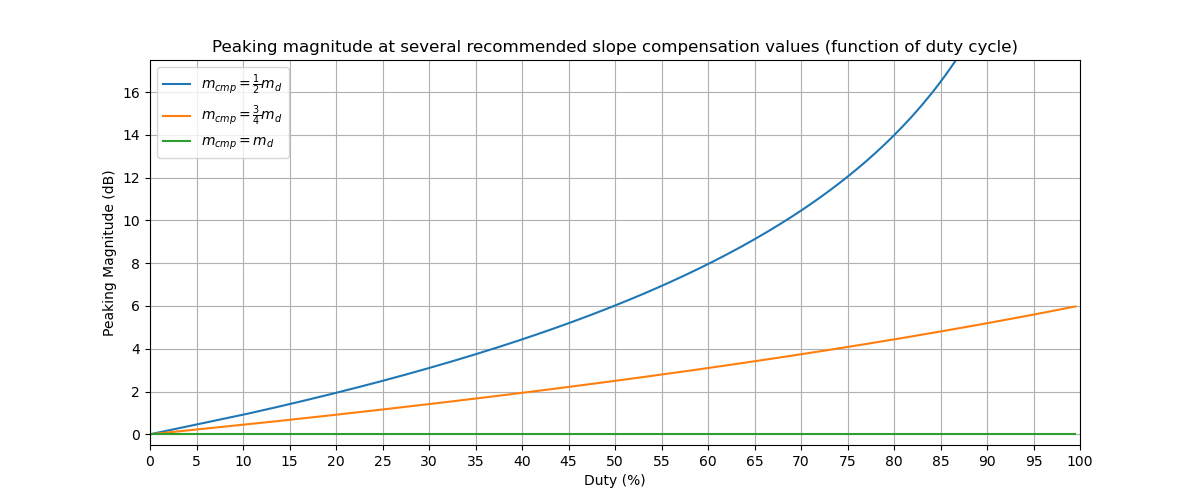

Source code (Python):
import numpy as np
import matplotlib.pyplot as plt

kHz=1000.0
uH=1.0e-6

Fs = 100*kHz
Ts = 1.0/Fs
Tus = np.array(1e6*Ts)

def get_freqz(Fmax=100.0*kHz, Fmin=10.0, ptsPerDec=100.0):
    fstart = np.log10(Fmin)
    fstop = np.log10(Fmax)
    ndec = fstop/fstart
    num = int(ndec*ptsPerDec + 0.5)
    Frq = np.logspace(start=fstart, stop=fstop, num=num, endpoint=True, base=10.0)
    z1 = np.exp(-1j*2.0*np.pi*Frq/Fmax)
    
    return Frq, z1
   
def get_mcmpD(Fsw=100.0*kHz, Vout=12.5, Lm=18.0*uH, Nps=10.0/7.3, duty=0.5, gpeak=2.0, mdr=0.5):
    
    g = gpeak
    md = (Nps**2.0)*Vout/Lm
    dp = 1.0 - duty
    mcmp_const = md*mdr
    # Algebraic steps to combine to a single expression
    #mcmp = md*(1+g)/(2*g*duty) - md*dp/duty
    #mcmp = md*(1+g)/(2*g*duty) - md*(1-duty)/duty
    #mcmp = (md*(1+g) - md*2*g*(1-duty))/(2*g*duty)
    #mcmp = md*((1+g) - 2*g*(1-duty))/(2*g*duty)
    #mcmp = md*(1+g - 2*g + 2*g*duty)/(2*g*duty)
    mcmp = md*(1+ g*(2*duty - 1))/(2*g*duty)
    mcmp = md*(1/(2*duty))*(1-g)/g + md
    mcmp = (1/duty)*md*(1-g)/(2*g) + md
    mcmp_ = 0.0
    Hmag = 1.0/(2.0*(- 1.0)*duty + 1.0) 
    Hx = 1.0/(2.0*(- 1.0)*duty + 1.0) 
    Hy = 1.0/(2.0*(mcmp_const/md - 1.0)*duty + 1.0) 
    if duty >= (g-1)/(2*g):
        mcmp_ = (md/Fsw)*(np.log(duty)*(1-g)/(2*g) + duty + (1-g)/(2*g) + np.log((g-1)/(2*g))*(g-1)/(2*g) )
        #Hmag = 20.0*np.log10( 1.0/(2.0*(mcmp_const/md - 1.0)*duty + 1.0) )
        Hmag = 1.0/(2.0*(mcmp_const/md - 1.0)*duty + 1.0) 
        Hx = 1.0/(2.0*(mcmp/md - 1.0)*duty + 1.0) 
    
    return duty, mcmp, mcmp_, Hmag, Hx, Hy

def get_mcmp(Fsw=100.0*kHz, Vin= 48.0, Vout=12.5, Lm=18.0*uH, Nps=10.0/7.3, gpeak=2.0):
    mc = Vin/Lm
    md = (Nps**2.0)*Vout/Lm
    
    mcmp = (1.0 + gpeak)*(mc+md)/(2.0*gpeak) - mc
    D = md/(mc + md)

    return D, mcmp

def dBV(v):
    return 20.0*np.log10(v)

Vs = []
D = []
Dx = []
mcmp = []
mcmpx = []
acmp = []
acmp_ = []
Hm = []
Hx = []
H0p5 = []
H0p75 = []
H1p0 = []
gpk = 2.0
nps = 10.0/7.3
lm = 18.0*uH
vo = 12.5
fsw = 100.0*kHz
ac = 0.0
dstart = 0.0

Vs.append(0.0)
D.append(0.0)
Dx.append(0.0)
mcmp.append(0.0)
mcmpx.append(0.0)
acmp.append(0.0)
acmp_.append(0.0)
Hm.append(0.0)
Hx.append(0.0)
H0p5.append(0.0)
H0p75.append(0.0)
H1p0.append(0.0)

for da in np.arange(0.1,1.0,0.005):
    db, mb, mb_, hmag, hx, hy = get_mcmpD(Fsw=fsw, Vout=vo, Lm=lm, Nps=nps, duty=da, gpeak=gpk, mdr=0.5)
    Dx.append(da)
    H0p5.append(dBV(hy))
for da in np.arange(0.1,1.0,0.005):
    db, mb, mb_, hmag, hx, hy = get_mcmpD(Fsw=fsw, Vout=vo, Lm=lm, Nps=nps, duty=da, gpeak=gpk, mdr=0.75)
    #Dx.append(da)
    H0p75.append(dBV(hy))  
for da in np.arange(0.1,1.0,0.005):
    db, mb, mb_, hmag, hx, hy = get_mcmpD(Fsw=fsw, Vout=vo, Lm=lm, Nps=nps, duty=da, gpeak=gpk, mdr=1.0)
    #Dx.append(da)
    H1p0.append(dBV(hy))
    
fig = plt.figure(figsize=(12, 5))

#plt.plot(D, mcmp, label="Required slope comp")
plt.plot(100.0*np.array(Dx), H0p5, label=r"$m_{cmp} = \frac{1}{2} m_d$")
plt.plot(100.0*np.array(Dx), H0p75, label=r"$m_{cmp} = \frac{3}{4} m_d$")
plt.plot(100.0*np.array(Dx), H1p0, label=r"$m_{cmp} = m_d$")

plt.title('Peaking magnitude at several recommended slope compensation values (function of duty cycle)')
plt.xlabel("Duty (%)\n")
plt.ylabel("Peaking Magnitude (dB)")
plt.grid()
plt.legend(loc="upper left", prop={'size': 10})
plt.xlim(0.0, 100.0)
plt.ylim(-0.5, 17.5)
plt.xticks(np.linspace(0.0,100.0,21, endpoint=True))
#plt.ylim(-2.0, 16.0)


plt.show()



        
        
        
        
